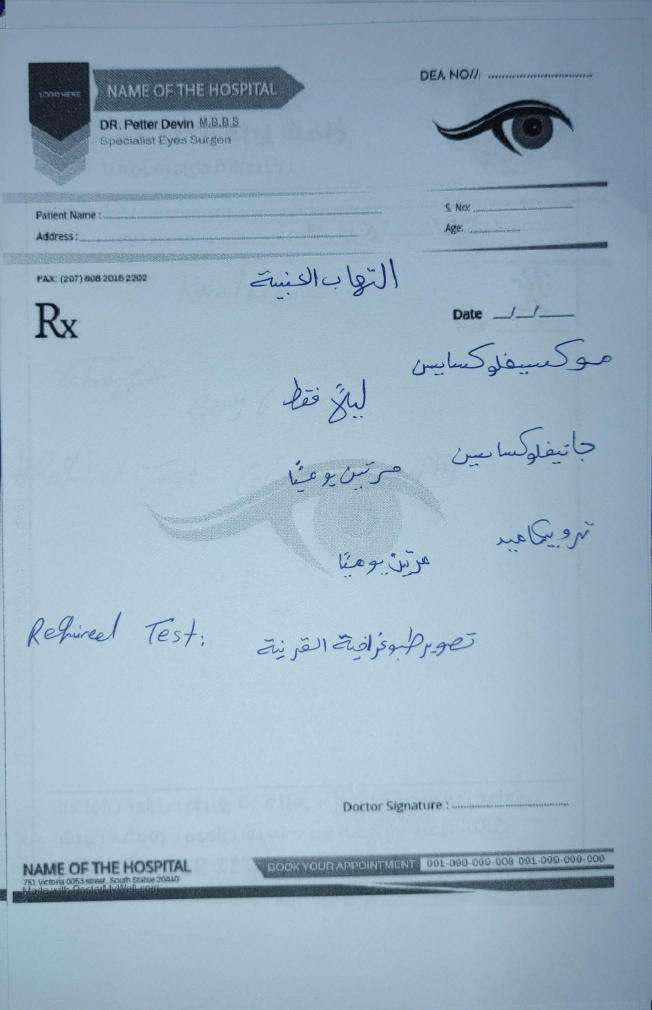
#> input picture prescription_opth_203.jpg, 1956 x 3028 px (shown at 1/3 size)
$ jupyter execute --allow-errors experments.ipynb
#> lines starting #> are read from the running program, lines starting #| are printed output that depends on the picture; after the words box and inside, x2 and y2 are one past the last pixel; in counts of white or black regions, pixels touching at a corner belong together
[cell 1]
import cv2
import numpy as np

# Load the image
image = cv2.imread("Train_Data_Phase1/Beauty_prescription_2.jpg", cv2.IMREAD_GRAYSCALE)

# Apply adaptive thresholding
#> (the rest of this cell did not finish here and is left out)

[cell 2]
import cv2
import numpy as np
from sklearn.cluster import KMeans
import matplotlib.pyplot as plt

def preprocess_image(image_path):
    # Load image in grayscale
    image = cv2.imread(image_path, cv2.IMREAD_GRAYSCALE)

    # Apply Gaussian blur to remove noise
    blurred = cv2.GaussianBlur(image, (5, 5), 0)

    # Apply adaptive thresholding to create a binary image
    binary = cv2.adaptiveThreshold(blurred, 255, cv2.ADAPTIVE_THRESH_GAUSSIAN_C,
                                   cv2.THRESH_BINARY_INV, 11, 2)
    return binary

# [36 lines left out: functions extract_connected_components, cluster_regions, draw_clusters, not called in this run]

# Main processing
image_path = "Train_Data_Phase1/Beauty_prescription_2.jpg"  # Replace with your image path
#> (the rest of this cell did not finish here and is left out)

[cell 3]
import torch
import torchvision.transforms as transforms
from PIL import Image
import matplotlib.pyplot as plt
import numpy as np
import segmentation_models_pytorch as smp  # requires pip install segmentation-models-pytorch

# Suppose we load a pretrained U-Net model (for demonstration, we use a model pretrained on ImageNet)
# Note: You might want to use a model fine-tuned on document segmentation if available.
#> (the rest of this cell did not finish here and is left out)

[cell 4]
import cv2
import numpy as np
import matplotlib.pyplot as plt

# 1. Load Image
image = cv2.imread("Train_Data_Phase1/Beauty_prescription_148.jpg")
#> (the rest of this cell did not finish here and is left out)

[cell 5]
import cv2
import numpy as np
import matplotlib.pyplot as plt

# 1. Load Image
image = cv2.imread("Train_Data_Phase1/Beauty_prescription_148.jpg")
#> (the rest of this cell did not finish here and is left out)

[cell 6]
import cv2
import numpy as np
import matplotlib.pyplot as plt

# 1. Load Image
image = cv2.imread("prescription_opth_203.jpg")
#> image is the input picture: shape (3028, 1956, 3); mean B, G, R 192, 175.4, 150.6
original = image.copy()

# ===== NEW: PRE-PROCESSING =====
# 2. Normalize intensity (improves contrast)
normalized = cv2.normalize(image, None, alpha=0, beta=255, norm_type=cv2.NORM_MINMAX)

# 3. Convert to LAB color space and apply CLAHE to L-channel (for illumination correction)
lab = cv2.cvtColor(normalized, cv2.COLOR_BGR2LAB)
#> lab: shape (3028, 1956, 3); mean of channels 0, 1, 2 178.8, 123.1, 116.7
l, a, b = cv2.split(lab)
clahe = cv2.createCLAHE(clipLimit=3.0, tileGridSize=(8, 8))
l_eq = clahe.apply(l)
lab_eq = cv2.merge((l_eq, a, b))
#> lab_eq: shape (3028, 1956, 3); mean of channels 0, 1, 2 173.2, 123.1, 116.7
equalized = cv2.cvtColor(lab_eq, cv2.COLOR_LAB2BGR)
# ===== END PRE-PROCESSING =====

# 4. Emphasize blue ink (now using equalized image)
b, g, r = cv2.split(equalized)  # Changed from 'image' to 'equalized'
blue_emphasized = cv2.subtract(b, cv2.addWeighted(r, 0.5, g, 0.5, 0))

# 5. Apply Gaussian Blur
blue_emphasized = cv2.GaussianBlur(blue_emphasized, (3, 3), 0)

# 6. Threshold with hysteresis-like approach
_, weak = cv2.threshold(blue_emphasized, 20, 255, cv2.THRESH_BINARY)  # Lower threshold
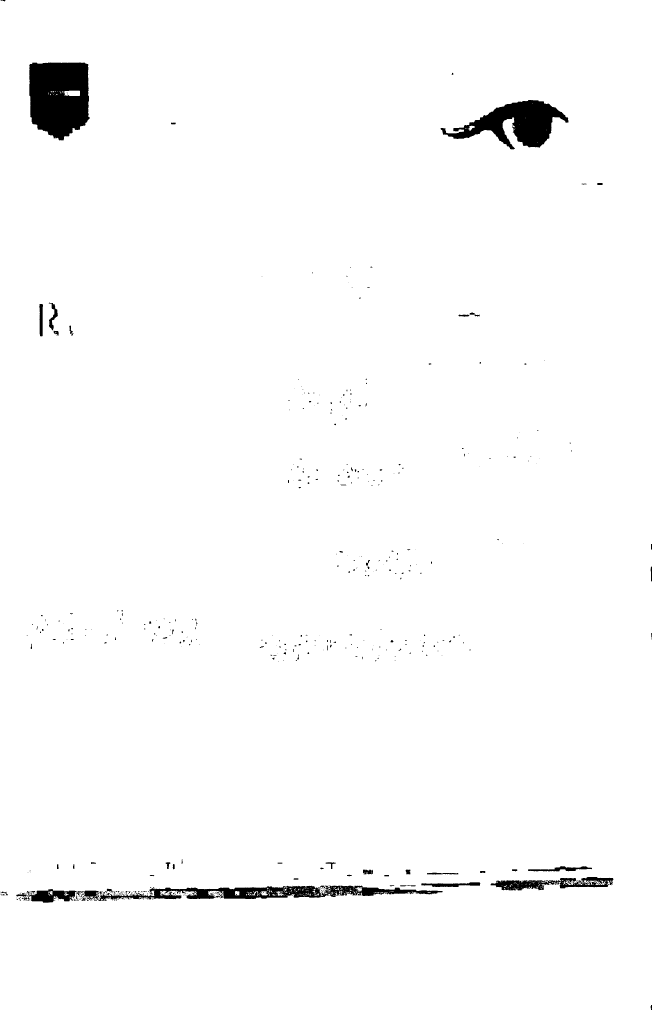
#> weak: shape (3028, 1956) (shown at 1/3 size); 98.2% white; 476 black regions (373 under 20 px), largest, box (x1, y1, x2, y2) and area: (88, 187, 270, 421) 35183, (1322, 300, 1706, 448) 25014, (295, 2657, 1328, 2703) 19964
_, strong = cv2.threshold(blue_emphasized, 80, 255, cv2.THRESH_BINARY)  # Higher threshold
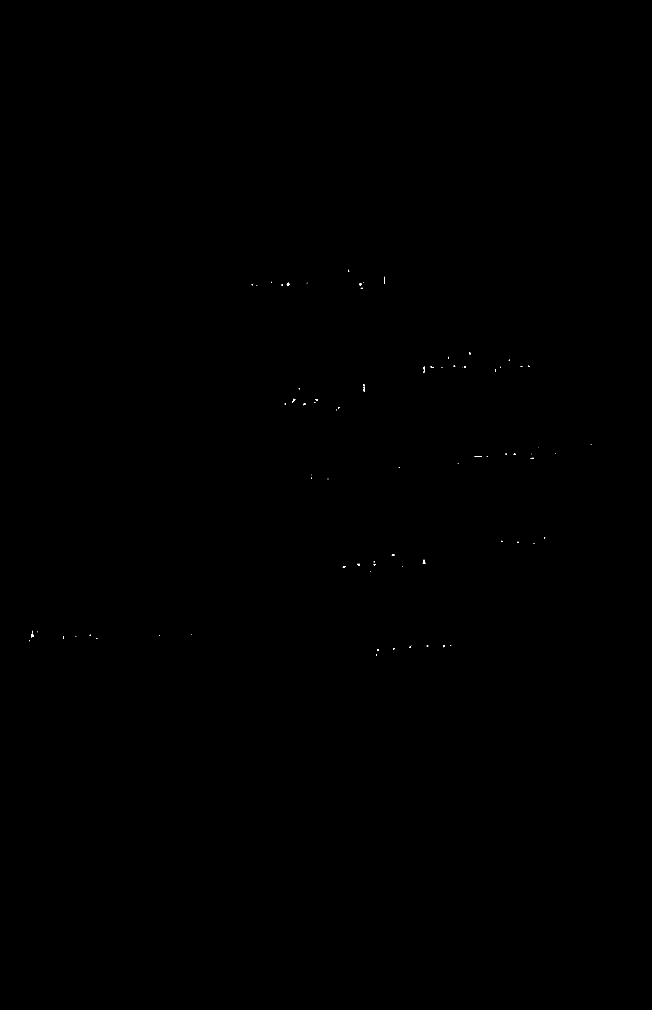
#> strong: shape (3028, 1956) (shown at 1/3 size); 0.02% white; 78 white regions (60 under 20 px), largest, box (x1, y1, x2, y2) and area: (93, 1903, 101, 1912) 60, (1424, 1368, 1445, 1371) 59, (1268, 1679, 1277, 1691) 58
binary = cv2.bitwise_or(strong, cv2.bitwise_and(weak, cv2.dilate(strong, None)))
#> binary: shape (3028, 1956); 0.05% white; 76 white regions (20 under 20 px), largest, box (x1, y1, x2, y2) and area: (1088, 1151, 1095, 1177) 122, (1423, 1367, 1446, 1372) 111, (1267, 1678, 1278, 1692) 107

# 7. Morphological operations
kernel = cv2.getStructuringElement(cv2.MORPH_RECT, (3, 3))
clean_mask = cv2.morphologyEx(binary, cv2.MORPH_OPEN, kernel)

# 8. Find and crop handwriting
y_coords, x_coords = np.where(clean_mask == 255)
#> y_coords = 2817 values from 808 to 1967; x_coords = 2817 values, max 1775 at index 1372, min 86 at index 2535, mean 1095.6
padding = 20  # Reduced padding for tighter crop
if len(x_coords) > 0:
    x_min, x_max = np.min(x_coords), np.max(x_coords)
#> x_min = 86; x_max = 1775
    y_min, y_max = np.min(y_coords), np.max(y_coords)
#> y_min = 808; y_max = 1967
    # Apply padding with boundary checks
    x_min = max(0, x_min - padding)
#> x_min = 66
    y_min = max(0, y_min - padding)
#> y_min = 788
    x_max = min(image.shape[1], x_max + padding)
#> x_max = 1795
    y_max = min(image.shape[0], y_max + padding)
#> y_max = 1987
    cropped_handwritten = original[y_min:y_max, x_min:x_max]
    result_img = original.copy()
    cv2.rectangle(result_img, (x_min, y_min), (x_max, y_max), (0, 255, 0), 2)
else:
    cropped_handwritten = None
    result_img = original.copy()

# 9. Enhanced plotting with pre-processing steps
plt.figure(figsize=(18, 12))

plt.subplot(2, 3, 1)
plt.imshow(cv2.cvtColor(original, cv2.COLOR_BGR2RGB))
plt.title('Original Image')
plt.axis('off')

plt.subplot(2, 3, 2)
plt.imshow(cv2.cvtColor(normalized, cv2.COLOR_BGR2RGB))
plt.title('Normalized Image')
plt.axis('off')

plt.subplot(2, 3, 3)
plt.imshow(cv2.cvtColor(equalized, cv2.COLOR_BGR2RGB))
plt.title('Contrast Equalized')
plt.axis('off')

plt.subplot(2, 3, 4)
plt.imshow(blue_emphasized, cmap='gray')
plt.title('Blue-Emphasized')
plt.axis('off')

plt.subplot(2, 3, 5)
plt.imshow(binary, cmap='gray')
plt.title('Final Mask')
plt.axis('off')

plt.subplot(2, 3, 6)
if cropped_handwritten is not None:
    plt.imshow(cv2.cvtColor(cropped_handwritten, cv2.COLOR_BGR2RGB))
else:
    plt.imshow(np.zeros((10, 10, 3)))
plt.title('Cropped Handwriting')
plt.axis('off')

plt.tight_layout()
plt.show()

[cell 7]
import cv2
import numpy as np
import matplotlib.pyplot as plt

# 1. Load Image
image = cv2.imread("prescription_opth_163.jpg")
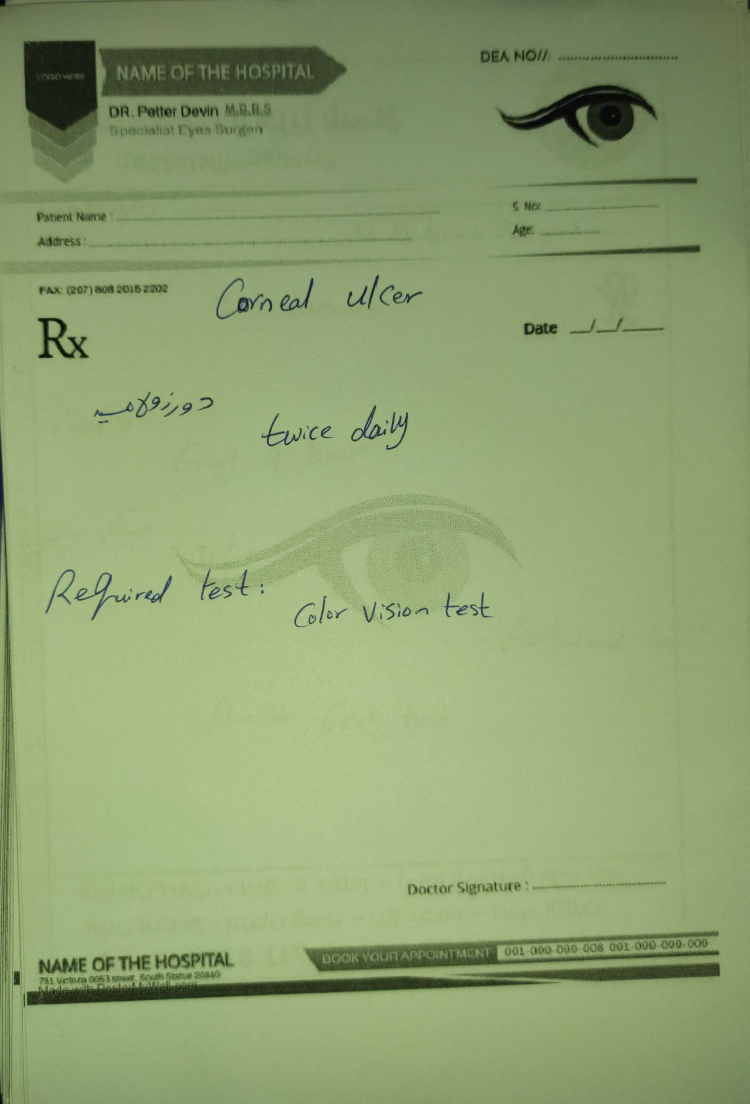
#> input picture prescription_opth_163.jpg, 2248 x 3312 px (shown at 1/3 size)
#> image is the input picture: shape (3312, 2248, 3); mean B, G, R 112.3, 160.5, 142.2
original = image.copy()

# ===== PRE-PROCESSING =====
# 2. Normalize intensity
normalized = cv2.normalize(image, None, alpha=0, beta=255, norm_type=cv2.NORM_MINMAX)

# 3. CLAHE on L channel
lab = cv2.cvtColor(normalized, cv2.COLOR_BGR2LAB)
#> lab: shape (3312, 2248, 3); mean of channels 0, 1, 2 177.6, 111.6, 153
l, a, b = cv2.split(lab)
#> l: shape (3312, 2248)
#> a: shape (3312, 2248)
#> b: shape (3312, 2248)
clahe = cv2.createCLAHE(clipLimit=3.0, tileGridSize=(8, 8))
l_eq = clahe.apply(l)
#> l_eq: shape (3312, 2248)
lab_eq = cv2.merge((l_eq, a, b))
#> lab_eq: shape (3312, 2248, 3); mean of channels 0, 1, 2 173.7, 111.6, 153
equalized = cv2.cvtColor(lab_eq, cv2.COLOR_LAB2BGR)
#> equalized: shape (3312, 2248, 3)

# 4. Emphasize blue ink
b, g, r = cv2.split(equalized)
#> g: shape (3312, 2248)
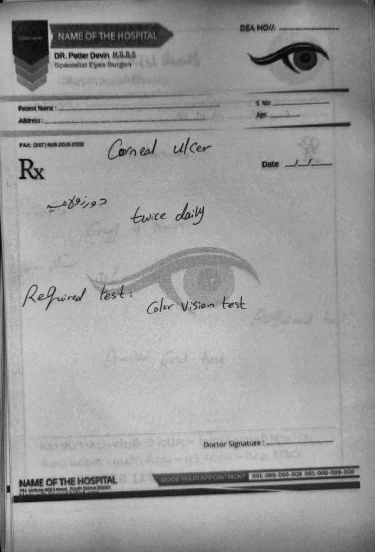
#> r: shape (3312, 2248) (shown at 1/6 size); min 0, max 233, mean 154
blue_emphasized = cv2.subtract(b, cv2.addWeighted(r, 0.5, g, 0.5, 0))
#> blue_emphasized: shape (3312, 2248)

# 5. Gaussian Blur
blue_emphasized = cv2.GaussianBlur(blue_emphasized, (3, 3), 0)

# 6. Adaptive thresholding based on max value
max_val = np.max(blue_emphasized)
#> max_val = 41
lower_thresh = 0.35 * max_val
#> lower_thresh = 14.35
upper_thresh = 0.75 * max_val
#> upper_thresh = 30.75

_, weak = cv2.threshold(blue_emphasized, lower_thresh, 255, cv2.THRESH_BINARY)
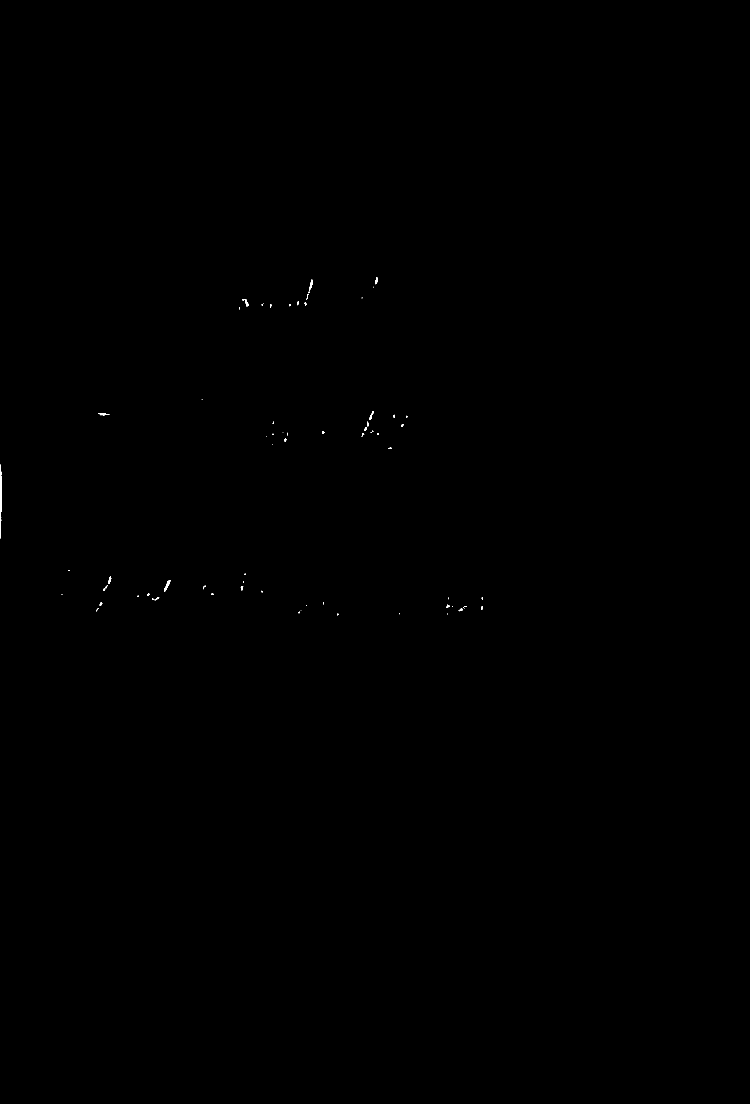
#> weak: shape (3312, 2248) (shown at 1/3 size); 0.04% white; 71 white regions (38 under 20 px), largest, box (x1, y1, x2, y2) and area: (0, 1393, 6, 1616) 867, (492, 1740, 512, 1775) 224, (928, 839, 938, 872) 162
_, strong = cv2.threshold(blue_emphasized, upper_thresh, 255, cv2.THRESH_BINARY)
#> strong: shape (3312, 2248); 0.01% white; 10 white regions (6 under 20 px), largest, box (x1, y1, x2, y2) and area: (0, 1449, 4, 1529) 250, (931, 843, 937, 863) 55, (328, 1735, 332, 1744) 26, (494, 1761, 499, 1771) 24
binary = cv2.bitwise_or(strong, cv2.bitwise_and(weak, cv2.dilate(strong, None)))
#> binary: shape (3312, 2248); 0.01% white; 10 white regions (3 under 20 px), largest, box (x1, y1, x2, y2) and area: (0, 1448, 5, 1530) 341, (930, 842, 938, 864) 111, (493, 1760, 500, 1772) 58
#> (the rest of the program and of its run is left out)
